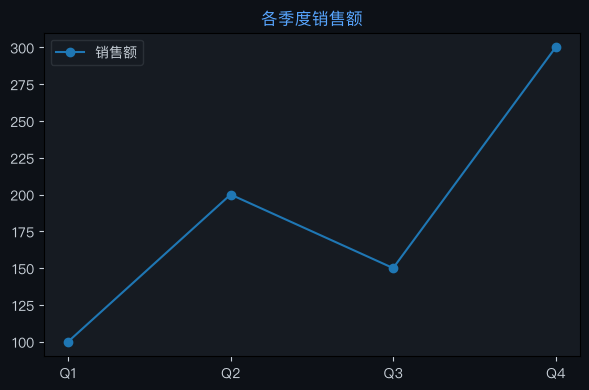

Write the Python code that produced this figure.
import matplotlib
matplotlib.use('Agg')
import matplotlib.pyplot as plt
import matplotlib.font_manager as fm
import json

for f in fm.fontManager.ttflist:
    if 'PingFang' in f.name:
        plt.rcParams['font.family'] = f.name
        break
plt.rcParams['axes.unicode_minus'] = False

labels = ["Q1","Q2","Q3","Q4"]
datasets = [{"label":"销售额","data":[100,200,150,300]}]
chartType = "line"

fig, ax = plt.subplots(figsize=(6, 4))
fig.patch.set_facecolor('#0d1117')
ax.set_facecolor('#161b22')
ax.tick_params(colors='#c9d1d9')

if chartType == 'pie':
    wedges, texts, autotexts = ax.pie(datasets[0]['data'], labels=labels, autopct='%1.1f%%',
        colors=['#238636','#1f6feb','#d29922','#f85149','#a371f7','#3fb950'],
        textprops={'color':'#c9d1d9'})
else:
    for ds in datasets:
        if chartType == 'bar':
            ax.bar(labels, ds['data'], label=ds['label'])
        elif chartType == 'line':
            ax.plot(labels, ds['data'], marker='o', label=ds['label'])
    ax.legend(facecolor='#161b22', edgecolor='#30363d', labelcolor='#c9d1d9')

ax.set_title("各季度销售额", color='#58a6ff', fontsize=12)
plt.tight_layout()
plt.savefig("/Users/wisonzhu/projects/ag-ui-demo/.tmp/chart_pwe54t.png", dpi=100, bbox_inches='tight', facecolor='#0d1117')
